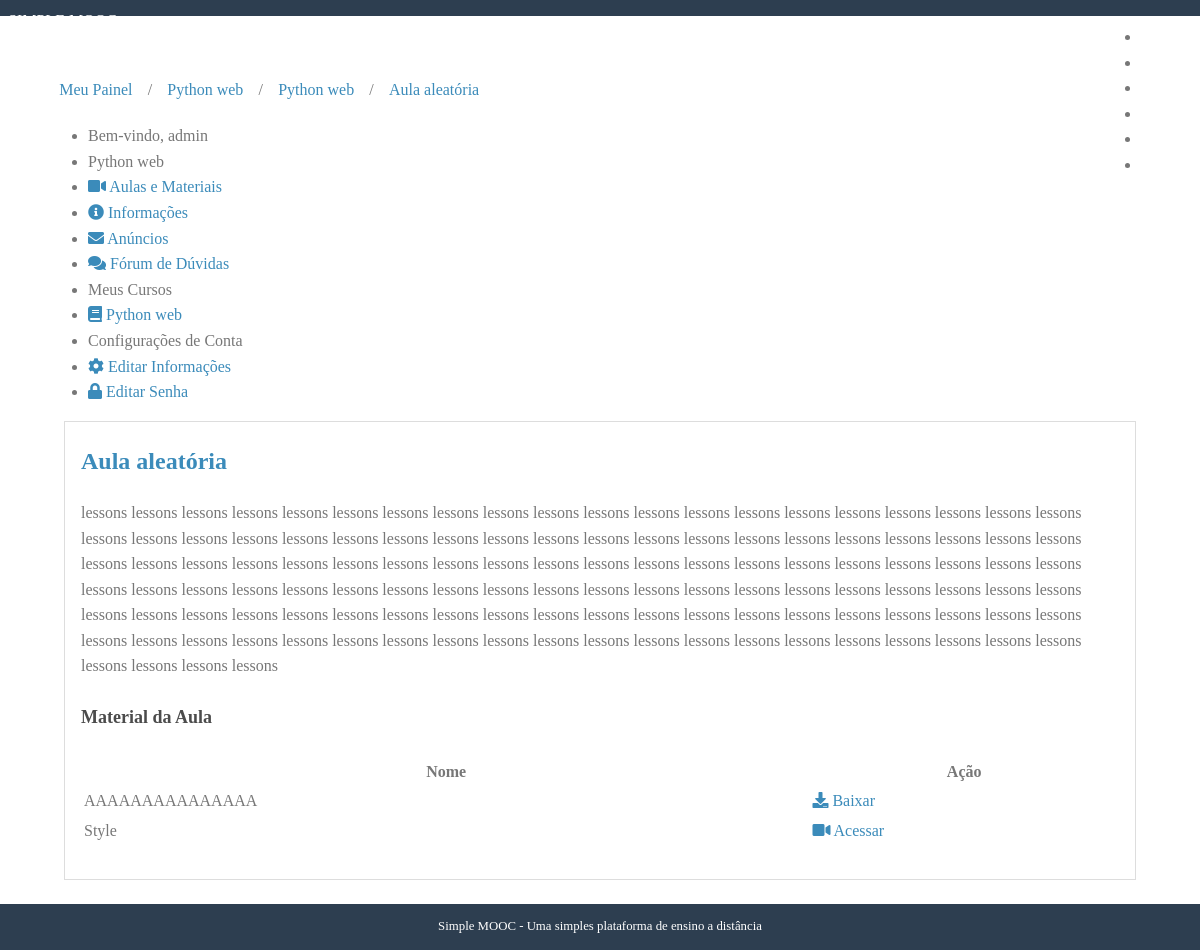
Before: /cursos/python-web/aulas/2/ (signed in) with the older database file.
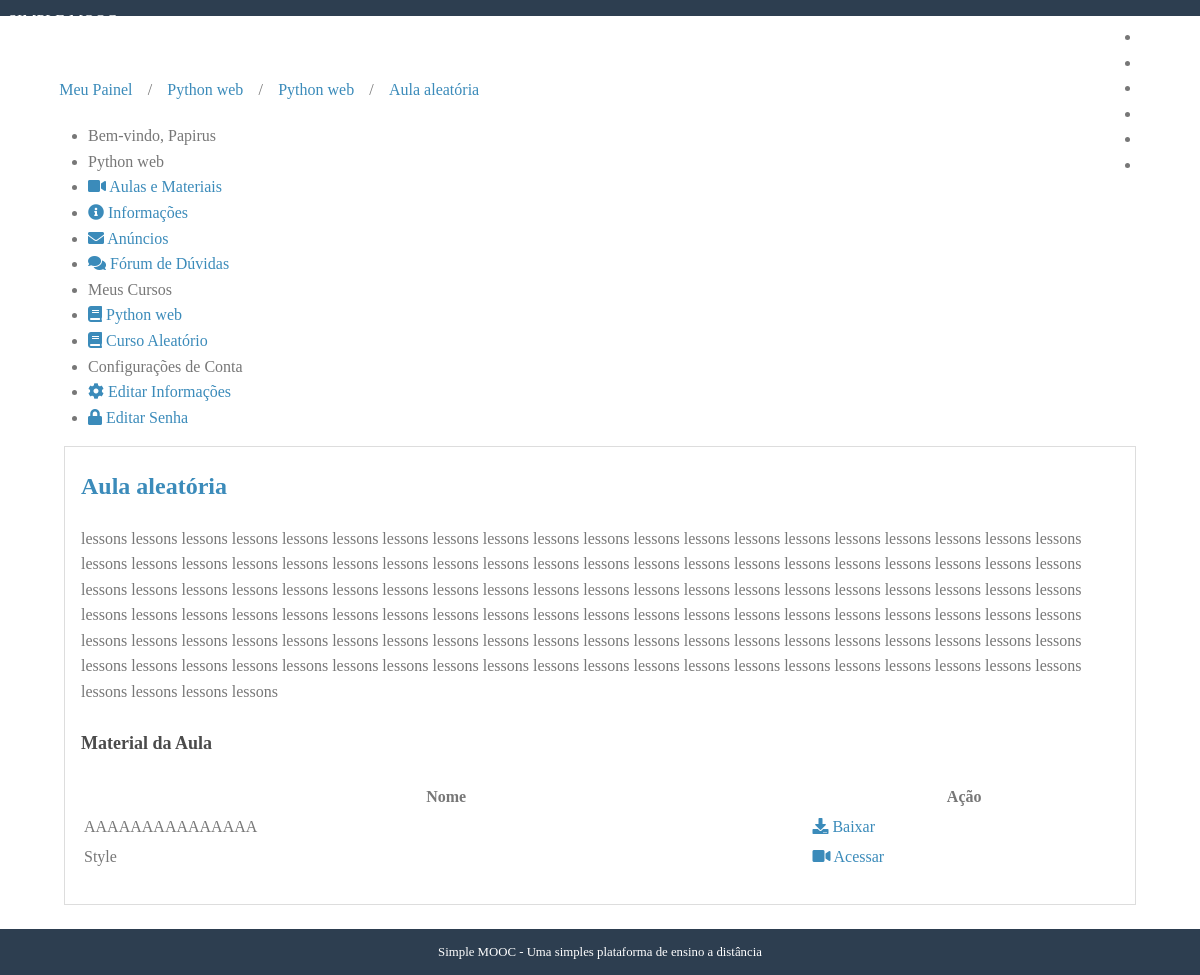
After: the same page with the newer database file.
### accounts/models.py (models this page shows, shortened)
class User(AbstractUser, PermissionsMixin):
    username = models.CharField('Nome do usuário', max_length=30, unique = True,
    validators=[validators.RegexValidator(re.compile('^[\w.@+-]+$'),
            'O nome de usuário só pode conter letras, digitos ou os '
            'seguintes caracteres: @/./+/-/_', 'invalid')]
    )
    email = models.EmailField('E-mail', unique=True)
    name = models.CharField('Nome', max_length=100, blank=True)
    is_active = models.BooleanField('Está Ativo?', blank=True, default=True)
    is_staff = models.BooleanField('É da equipe', blank=True, default=False)
    is_superuser = models.BooleanField('É da equipe', blank=True, default=False)
    date_joined = models.DateTimeField('Data de Entrada', auto_now_add=True)
    objects = UserManager()
    USERNAME_FIELD = 'username'
    REQUIRED_FIELDS = ['email']
    def __str__(self):
        return self.name or self.username
    class Meta:
        verbose_name = 'Usuário'
        verbose_name_plural = 'Usuários'

### courses/models.py (models this page shows, shortened)
class Enrollment(models.Model):
    STATUS_CHOICES = (
        (0, 'Pendente'),
        (1, 'Aprovado'),
        (2, 'Cancelado')
    )
    user = models.ForeignKey(
        settings.AUTH_USER_MODEL, verbose_name='Usuário',
        related_name='enrollments', on_delete=models.CASCADE,
    )
    course = models.ForeignKey(
        Course, verbose_name='Curso',
        related_name='enrollments', on_delete=models.CASCADE
    )
    status = models.IntegerField('Situação', choices=STATUS_CHOICES,
        default = 0,
        blank = True,
    )
    created_at = models.DateTimeField('Criado em', auto_now_add=True)
    updated_at = models.DateTimeField('Atualizado em', auto_now=True)
    class Meta:
        verbose_name = 'Inscrição'
        verbose_name_plural = 'Incrições'
        unique_together = (('user', 'course'),)

class Course(models.Model):
    name = models.CharField('Nome', max_length=100)
    slug = models.SlugField('Atalho')
    description = models.TextField('Descrição', blank=True)
    about = models.TextField('Sobre o curso', blank = True)
    start_date = models.DateField(
        'Data de inicio', null=True, blank=True
    )
    image = models.ImageField(
        upload_to='courses/images', verbose_name='Imagem',
        null=True, blank=True
    )
    created_at = models.DateField(
        'Criado em', auto_now_add=True
    )
    updated_at = models.DateField(
        'Atualizado em', auto_now = True
    )
    objects = CourseManager()
    def __str__(self):
        return self.name
    class Meta:
        verbose_name = 'Curso'
        verbose_name_plural = 'Cursos'
        ordering = ['name']

class Material(models.Model):
    name = models.CharField('Nome', max_length=100)
    embedded = models.TextField('Video Embedded', blank=True)
    file = models.FileField(upload_to='lessons/materials', blank=True, null=True)
    lesson = models.ForeignKey(Lesson, verbose_name='Aula', related_name='materials', on_delete=models.CASCADE)
    def is_embedded(self):
        return bool(self.embedded)
    def __str__(self):
        return self.name
    class Meta:
        verbose_name = 'Material'
        verbose_name_plural = 'Materiais'

### courses/decorators.py (the view, shortened to what this page needs)
    def _wrapper(request, *args, **kwargs):
        slug = kwargs['slug']
        course = get_object_or_404(Course, slug=slug)
        has_permission = request.user.is_staff
        if not has_permission:
            messages.error(request, message)
            return redirect('accounts:dashboard')
        request.course = course
        return view_func(request, *args, **kwargs)

### accounts/templatetags/courses_tags.py (called while the page is built)
@register.simple_tag
def load_my_courses(user):
    return Enrollment.objects.filter(user=user)

### courses/models.py (called while the page is built)
    def __str__(self):
        return self.name

### courses/views.py (called while the page is built)
@login_required
@enrollment_required
def lesson(request, slug, pk):
    course = request.course
    lesson = get_object_or_404(Lesson, pk=pk, course=course)
    if not request.user.is_staff and not lesson.is_available():
        messages.error(request, 'Esta aula não está disponível')
        return redirect('couses:lessons', slug=course.slug)
    template = 'courses/lesson.html'
    context = {
        'course': course,
        'lesson': lesson,
    }
    return render(request, template, context)

### courses/templates/courses/lesson.html
{% extends "courses/course_dashboard.html" %}
{% block breadcrumb %}
    {{ block.super }}
    <li>/</li>
    <li>
        <a href="{% url 'courses:lessons' course.slug %}">{{ course }}</a>
    </li>
    <li>/</li>
    <li>
        <a href="{% url 'courses:lesson' course.slug lesson.pk %}">{{ lesson }}</a>
    </li>
{% endblock breadcrumb %}
{% block dashboard_content %}
    <div class="well">
        <h2>
            <a href="{% url 'courses:lesson' course.slug lesson.pk %}">{{ lesson }}</a>
        </h2>
        {{ lesson.description|linebreaks }}
        <p>
            <h4>Material da Aula</h4>
            <table class="pure-table full">
                <thead>
                    <tr>
                        <th>
                            Nome
                        </th>
                        <th>
                            Ação
                        </th>
                    </tr>
                </thead>
                <tbody>
                    {% for material in lesson.materials.all %}
                    <tr class="{% cycle '' 'pure-table-odd' %}">
                        <td>
                            {{ material }}
                        </td>
                        <td>
                            {% if material.is_embedded %}
                            <a href="{% url 'courses:material' course.slug material.pk %}">
                                <i class="fa fa-video"></i>
                                Acessar
                            </a>
                            {% else %}
                            <a target="_blank" href="{{ material.file.url }}">
                                <i class="fa fa-download"></i>
                                Baixar
                            </a>
                            {% endif %}
                        </td>
                    </tr>
                    {% endfor %}
                </tbody>
            </table>
        </p>
    </div>
{% endblock dashboard_content %}

### accounts/templates/accounts/dashboard.html (shortened to what this page needs)
{% extends 'base.html' %}
{% load courses_tags %}
{% block content %}
    {% load_my_courses user as enrollments %}
    <div class="pure-g-r content-ribbon">
        <div class="pure-u-1">
            <ul class="breadcrumb">
                {% block breadcrumb %}
                    <li>
                        <a href="{% url 'accounts:dashboard' %}">Meu Painel</a></li>
                {% endblock breadcrumb %}
            </ul>
        </div>
        <div class=" pure-u-1-3"="pure-u-1-3"">
                            <div class="pure-menu pure-menu-open">
                                <ul>
                                    <li class="pure-menu-heading">
                                        Bem-vindo,
                                        {{ user }}
                                    </li>
                                    {% block menu_options %}
                                        <li class="pure-menu-heading">Meus Cursos</a>
                                        {% for enrollment in enrollments %}
                                            <li>
                                                <a href="{% url 'courses:announcements' enrollment.course.slug %}">
                                                    <i class="fas fa-book"></i>
                                                    {{ enrollment.course }}
                                                </a>
                                            </li>
                                            {% empty %}
                                            <li>Nenhum curso encontrado</li>
                                        {% endfor %}
                                        <li class="pure-menu-heading">Configurações de Conta</li>
                                        <li>
                                            <a href="{% url 'accounts:edit' %}">
                                                <i class="fas fa-cog"></i>
                                                Editar Informações
                                            </a>
                                        </li>
                                        <li>
                                            <a href="{% url 'accounts:edit_password' %}">
                                                <i class="fas fa-lock"></i>
                                                Editar Senha
                                            </a>
                                        </li>
                                    {% endblock menu_options %}
                                </ul>
                            </div>
                        </div>
                        <div class="pure-u-2-3">
                            <div class="inner">
                                {% block dashboard_content %}{% endblock dashboard_content %}
                            </div>
                        </div>
                    </div>
                {% endblock content %}

Changed rows visible on the page:
changed User: name "admin" → "Papirus"
added Enrollment: course "Curso Aleatório"
